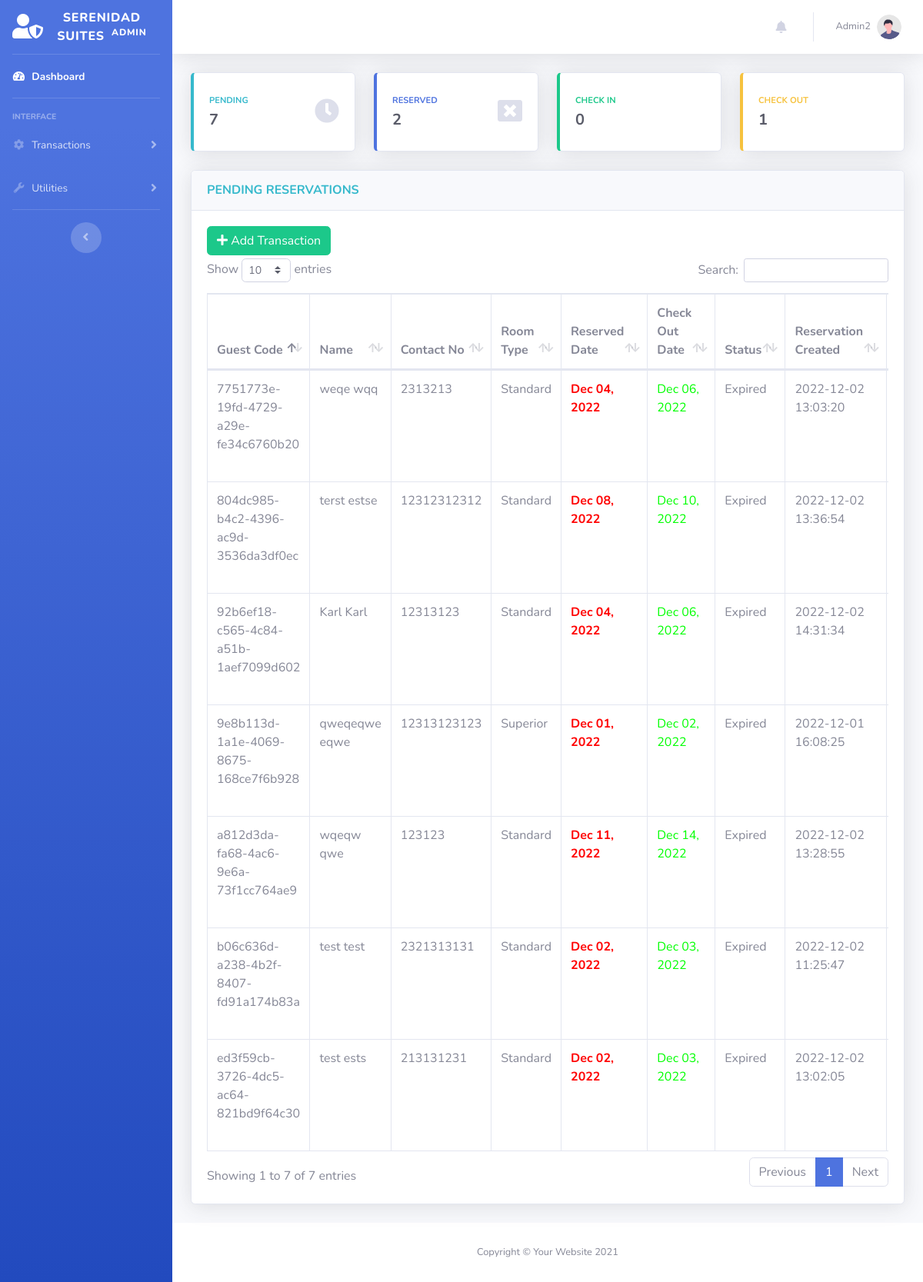
Screenshot of /admin/index.php (signed in) with the database file from the repository.
### tables this page shows
CREATE TABLE `transactions` (
  `id` int(11) NOT NULL,
  `guest_id` int(11) NOT NULL,
  `room_id` int(11) NOT NULL,
  `room_no` int(11) DEFAULT NULL,
  `extra_bed` tinyint(4) NOT NULL DEFAULT '0',
  `status` varchar(50) DEFAULT NULL,
  `days` int(11) DEFAULT NULL,
  `checkin` varchar(50) DEFAULT NULL,
  `checkin_time` varchar(50) DEFAULT NULL,
  `checkout` varchar(50) DEFAULT NULL,
  `checkout_time` varchar(50) DEFAULT NULL,
  `bill` varchar(50) DEFAULT NULL,
  `balance` int(11) NOT NULL DEFAULT '0',
  `payment` int(11) NOT NULL DEFAULT '0',
  `is_payment_full` tinyint(4) NOT NULL DEFAULT '0',
  `payment_at` datetime DEFAULT NULL,
  `valid_until` varchar(50) DEFAULT NULL,
  `is_unread` tinyint(1) NOT NULL DEFAULT '1',
  `created_at` datetime DEFAULT NULL,
  `updated_at` datetime DEFAULT NULL
);

CREATE TABLE `guest` (
  `id` int(11) NOT NULL,
  `uuid` varchar(255) DEFAULT NULL,
  `firstname` varchar(50) NOT NULL,
  `middlename` varchar(30) NOT NULL,
  `lastname` varchar(40) NOT NULL,
  `address` varchar(191) DEFAULT NULL,
  `contactno` varchar(20) NOT NULL,
  `created_at` datetime DEFAULT NULL,
  `updated_at` datetime DEFAULT NULL
);

CREATE TABLE `room` (
  `id` int(11) NOT NULL,
  `room_type` varchar(50) NOT NULL,
  `price` varchar(11) NOT NULL,
  `photo` varchar(100) NOT NULL,
  `description` text,
  `created_at` datetime DEFAULT NULL,
  `updated_at` datetime DEFAULT NULL
);

### models/Model.php (called while the page is built, shortened)
<?php
class Model
{
    protected $host = "localhost";
    protected $database = "u905988427_db_hor";
    protected $username = "u905988427_root";
    protected $password = "SerenidadSuites2022";
    protected $pdo;
    protected $stmt;
    public function connect(){
        try {
            $this->pdo = new PDO("mysql:host={$this->host};dbname={$this->database};charset=utf8","{$this->username}","{$this->password}");
            $this->pdo->setAttribute(PDO::ATTR_ERRMODE, PDO::ERRMODE_EXCEPTION);
            $this->pdo->setAttribute(PDO::ATTR_DEFAULT_FETCH_MODE, PDO::FETCH_ASSOC);
        } catch (PDOException $e) {
            echo $e->getMessage();
        }
    }
    public function setQuery($qry){
        $this->qry = $qry;
        $this->stmt = $this->pdo->query($this->qry);
        return $this;
    }
    public function getAll(){
        try {
            return $this->stmt->fetchAll();
        } catch (PDOException $e) {
            return $e->getMessage();
        }
    }
}

### admin/index.php (the view, shortened to what this page needs)
<?php
include('includes/header.php');
$connection = new \Transaction();
$pending = $connection->setQuery("SELECT
                                    A.*,
                                    B.uuid,
                                    B.firstname,
                                    B.middlename,
                                    B.lastname,
                                    B.address,
                                    B.contactno,
                                    C.room_type,
                                    C.price,
                                    C.photo
                                    FROM `transactions` as A
                                    LEFT JOIN `guest` as B
                                    ON A.guest_id = B.id
                                    LEFT JOIN `room` as C
                                    ON A.room_id = C.id
                                    WHERE A.status = 'Pending'
                                    OR A.status = 'Expired'
                                    ORDER BY A.created_at DESC
                                ")
                                ->getAll();
?>
<body id="page-top">
    <div id="wrapper">
        <?php include('includes/sidebar.php') ?>
        <div id="content-wrapper" class="d-flex flex-column">
            <div id="content">
                    <?php include('includes/topbar.php') ?>
                <div class="container-fluid">
                    <div class="row">
                        <?php include('includes/count-cards.php') ?>
                    </div>
                    <div class="card shadow mb-4">
                        <div class="card-header py-3">
                            <h6 class="m-0 font-weight-bold text-info">PENDING RESERVATIONS</h6>
                        </div>
                        <div class="card-body">
                            <div class="mb-1">
                                <a href="#" data-toggle="modal" data-target="#addModal">
                                    <button class="btn btn-success " data-toggle="tooltip" data-placement="top" title="Add">
                                        <i class="fas fa-plus"></i>
                                        Add Transaction
                                    </button>
                                </a>
                            </div>
                            <div class="table-responsive">
                                <table class="table table-bordered" id="dataTable" width="100%" cellspacing="0">
                                    <thead>
                                        <tr>
                                            <th>Guest Code</th>
                                            <th>Name</th>
                                            <th>Contact No</th>
                                            <th>Room Type</th>
                                            <th>Reserved Date</th>
                                            <th>Check Out Date</th>
                                            <th>Status</th>
                                            <th>Reservation Created</th>
                                        </tr>
                                    </thead>
                                    <tbody>
                                        <?php
                                            foreach ($pending as $key => $value) {
                                        ?>
                                            <tr>
                                                <td><?= $value['uuid']?></td>
                                                <td><?= $value['firstname']." ".$value['lastname']?></td>
                                                <td><?= $value['contactno']?></td>
                                                <td><?= $value['room_type']?></td>
                                                <td>
                                                    <strong>
                                                        <?= $value['checkin'] <= date("Y-m-d", strtotime("+8 HOURS"))
                                                            ?  "<label style = 'color:#ff0000;'>".date("M d, Y", strtotime($value['checkin']))."</label>"
                                                            :  "<label style = 'color:#00ff00;'>".date("M d, Y", strtotime($value['checkin']))."</label>"
                                                        ?>
                                                    </strong>
                                                </td>
                                                <td><?= "<label style = 'color:#00ff00;'>".date("M d, Y", strtotime($value['checkout']))."</label>";?></td>
                                                <td><?= $value['status']?></td>
                                                <td><?= $value['created_at']?></td>
                                            </tr>
                                        <?php
                                            }
                                        ?>
                                    </tbody>
                                </table>
                            </div>
                        </div>
                    </div>
                </div>
            </div>
            <?php include('includes/footer.php') ?>
        </div>
    </div>
</body>
</html>

### rows the page displays
transactions: guest.uuid "92b6ef18-c565-4c84-a51b-1aef7099d602", guest.firstname "Karl", guest.lastname "Karl", guest.contactno "12313123", room.room_type "Standard", checkin "Dec 04, 2022", checkout "Dec 06, 2022", status "Expired", created_at "2022-12-02 14:31:34"
transactions: guest.uuid "804dc985-b4c2-4396-ac9d-3536da3df0ec", guest.firstname "terst", guest.lastname "estse", guest.contactno "12312312312", room.room_type "Standard", checkin "Dec 08, 2022", checkout "Dec 10, 2022", status "Expired", created_at "2022-12-02 13:36:54"
transactions: guest.uuid "a812d3da-fa68-4ac6-9e6a-73f1cc764ae9", guest.firstname "wqeqw", guest.lastname "qwe", guest.contactno "123123", room.room_type "Standard", checkin "Dec 11, 2022", checkout "Dec 14, 2022", status "Expired", created_at "2022-12-02 13:28:55"
transactions: guest.uuid "7751773e-19fd-4729-a29e-fe34c6760b20", guest.firstname "weqe", guest.lastname "wqq", guest.contactno "2313213", room.room_type "Standard", checkin "Dec 04, 2022", checkout "Dec 06, 2022", status "Expired", created_at "2022-12-02 13:03:20"
transactions: guest.uuid "ed3f59cb-3726-4dc5-ac64-821bd9f64c30", guest.firstname "test", guest.lastname "ests", guest.contactno "213131231", room.room_type "Standard", checkin "Dec 02, 2022", checkout "Dec 03, 2022", status "Expired", created_at "2022-12-02 13:02:05"
transactions: guest.uuid "b06c636d-a238-4b2f-8407-fd91a174b83a", guest.firstname "test", guest.lastname "test", guest.contactno "2321313131", room.room_type "Standard", checkin "Dec 02, 2022", checkout "Dec 03, 2022", status "Expired", created_at "2022-12-02 11:25:47"
transactions: guest.uuid "9e8b113d-1a1e-4069-8675-168ce7f6b928", guest.firstname "qweqeqwe", guest.lastname "eqwe", guest.contactno "12313123123", room.room_type "Superior", checkin "Dec 01, 2022", checkout "Dec 02, 2022", status "Expired", created_at "2022-12-01 16:08:25"

### other values shown
$_SESSION['login-username'] "Admin2"
$pendingCount->count "7"
$reservedCount->count "2"
$checkinCount->count "0"
$checkoutCount->count "1"
